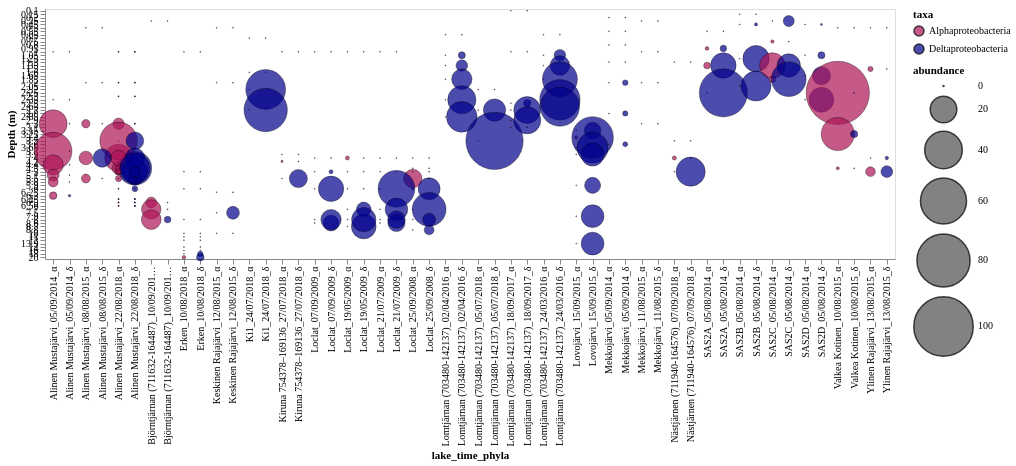

Source (notebook cell):
### Code cell
color_scale = alt.Scale(domain=['Alphaproteobacteria', 'Deltaproteobacteria'],range=['#ad1457ff', 'darkblue',])

alt.Chart(alpha_delta_MTB_distr_abd_df).mark_circle(
    opacity=0.7,
    stroke='black',
    strokeWidth=0.5,
    # color='darkblue'
).encode(
    alt.X('lake_time_phyla:O'),
    alt.Y('Sampling_depth:O',title='Depth (m)'),
    alt.Size('abundance:Q',
             scale=alt.Scale(range=[1, 4000])),
    alt.Color('taxa:O', scale=color_scale,)
).properties(
    width=850,
    height=250)

### Figure 1 — Vega-Lite specification as saved in the notebook (floating-point values rounded to 4 significant figures; data arrays with more than 128 entries replaced by an {"elided": "..."} marker saying what was removed)
{"config": {"title": {"font": "Times New Roman"}, "axis": {"labelFont": "Times New Roman", "titleFont": "Times New Roman"}, "header": {"labelFont": "Times New Roman", "titleFont": "Times New Roman"}, "legend": {"labelFont": "Times New Roman", "titleFont": "Times New Roman"}}, "data": {"name": "data-f05688e98c834445afd9d9c155b167fb"}, "mark": {"type": "circle", "opacity": 0.7, "stroke": "black", "strokeWidth": 0.5}, "encoding": {"color": {"field": "taxa", "scale": {"domain": ["Alphaproteobacteria", "Deltaproteobacteria"], "range": ["#ad1457ff", "darkblue"]}, "type": "ordinal"}, "size": {"field": "abundance", "scale": {"range": [1, 4000]}, "type": "quantitative"}, "x": {"field": "lake_time_phyla", "type": "ordinal"}, "y": {"field": "Sampling_depth", "title": "Depth (m)", "type": "ordinal"}}, "height": 250, "width": 850, "$schema": "https://vega.github.io/schema/vega-lite/v5.8.0.json", "datasets": {"data-f05688e98c834445afd9d9c155b167fb": {"elided": "330 records"}}}
